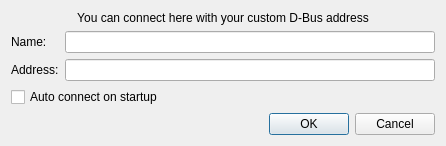
<?xml version="1.0" encoding="UTF-8"?>
<ui version="4.0">
 <class>ConnectDialog</class>
 <widget class="QDialog" name="ConnectDialog">
  <property name="geometry">
   <rect>
    <x>0</x>
    <y>0</y>
    <width>446</width>
    <height>145</height>
   </rect>
  </property>
  <property name="windowTitle">
   <string>Connect</string>
  </property>
  <layout class="QVBoxLayout" name="verticalLayout">
   <item>
    <widget class="QLabel" name="label_3">
     <property name="text">
      <string>You can connect here with your custom D-Bus address</string>
     </property>
     <property name="alignment">
      <set>Qt::AlignCenter</set>
     </property>
    </widget>
   </item>
   <item>
    <layout class="QFormLayout" name="formLayout">
     <item row="0" column="0">
      <widget class="QLabel" name="label">
       <property name="text">
        <string>Name:</string>
       </property>
      </widget>
     </item>
     <item row="1" column="0">
      <widget class="QLabel" name="label_2">
       <property name="text">
        <string>Address:</string>
       </property>
      </widget>
     </item>
     <item row="0" column="1">
      <widget class="QLineEdit" name="name_edit"/>
     </item>
     <item row="1" column="1">
      <widget class="QLineEdit" name="address_edit"/>
     </item>
    </layout>
   </item>
   <item>
    <widget class="QCheckBox" name="auto_connect_check_box">
     <property name="text">
      <string>Auto connect on startup</string>
     </property>
    </widget>
   </item>
   <item>
    <spacer name="verticalSpacer">
     <property name="orientation">
      <enum>Qt::Vertical</enum>
     </property>
     <property name="sizeHint" stdset="0">
      <size>
       <width>20</width>
       <height>40</height>
      </size>
     </property>
    </spacer>
   </item>
   <item>
    <layout class="QHBoxLayout" name="horizontalLayout">
     <item>
      <spacer name="horizontalSpacer">
       <property name="orientation">
        <enum>Qt::Horizontal</enum>
       </property>
       <property name="sizeHint" stdset="0">
        <size>
         <width>40</width>
         <height>20</height>
        </size>
       </property>
      </spacer>
     </item>
     <item>
      <widget class="QPushButton" name="ok_button">
       <property name="text">
        <string>OK</string>
       </property>
      </widget>
     </item>
     <item>
      <widget class="QPushButton" name="cancel_button">
       <property name="text">
        <string>Cancel</string>
       </property>
      </widget>
     </item>
    </layout>
   </item>
  </layout>
 </widget>
 <resources/>
 <connections/>
</ui>
